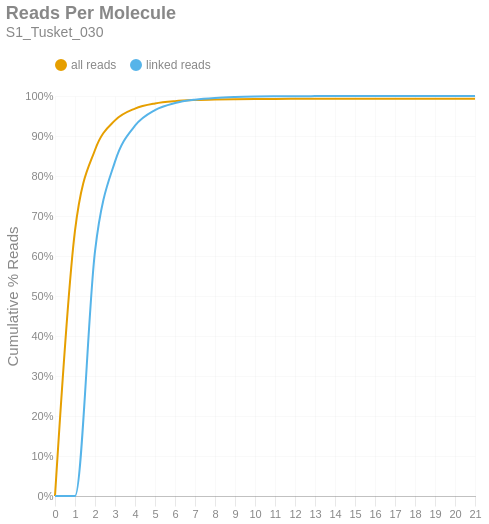

Write notebook code for a chart like this one.
### Markdown cell above
### Reads per Molecule
This chart shows the cumulative distribution of the number of reads per linked molecule. That is, how many alignments are associated with a unique molecule. This excludes the number of reads associated with invalid or absent linked-read barcodes. The `linked` histogram is the percentages recalculated when disregarding singletons.

### Code cell
if SKIPLR:
    print_html(f"Skipped")
else:
    counts = np.bincount(valids['reads'].cast(pl.Int64).to_numpy())
    weighted = counts * np.arange(len(counts))
    all_perc = weighted / n_reads
    linked_perc = weighted / n_linked_reads
    linked_perc[1] = 0
    binned_df = pl.DataFrame({
        'readsper': list(range(len(counts))),
        'all reads (cumsum)': np.cumsum(all_perc).tolist(),
        'linked reads (cumsum)': np.cumsum(linked_perc).tolist(),
    })

    with SafeRender(binned_df):
        (
            density_plot(binned_df, 'Reads Per Molecule', samplename, 'readspmol')
            .encode(
                x=alt.X('readsper:O', title=None).axis(labelAngle=0).scale(padding=0),
                y=alt.Y('value:Q', title='Cumulative % Reads').axis(format='%').stack(False),
                color=alt.Color("key:N").scale(domain=["all reads", "linked reads"]),
                tooltip=[
                    alt.Tooltip("key:N", title="Data Type"),
                    alt.Tooltip("readsper:O", title="Reads Per Molecule"),
                    alt.Tooltip("value:Q", format=".2%", title="% Reads (Cum.)")
                ]            
            )
        ).display()

### Figure 1 — Vega-Lite specification as saved in the notebook (floating-point values rounded to 4 significant figures)
{"width": "container", "height": 400, "config": {"title": {"anchor": "start", "dy": -15, "fontSize": 18, "color": "#888888", "subtitleColor": "#888888", "subtitleFontSize": 14}, "arc": {"fill": "#0072B2"}, "axis": {"domainColor": "#888888", "domainWidth": 0.5, "gridWidth": 0.2, "grid": false, "titleFontWeight": 400, "titleFontSize": 15, "labelFontSize": 11, "labelColor": "#888888", "tickColor": "#888888", "tickWidth": 0.2, "titleColor": "#888888"}, "axisBand": {"grid": false}, "axisX": {"grid": true, "tickSize": 10, "domainCap": "round"}, "axisY": {"domain": false, "grid": true, "tickSize": 0, "domainCap": "round"}, "background": "transparent", "header": {"labelFontSize": 15, "labelColor": "#888888", "titleFontSize": 15, "titleFontWeight": 600, "titleColor": "#888888"}, "legend": {"labelFont": "sans-serif", "labelFontSize": 12, "labelColor": "#888888", "symbolSize": 100, "symbolType": "circle", "titleFontSize": 12, "titlePadding": 10, "titleColor": "#888888", "title": null, "orient": "top"}, "range": {"category": ["#E69F00", "#56B4E9", "#009E73", "#F0E442", "#0072B2", "#D55E00", "#CC79A7", "#000000"], "diverging": ["#cfe8f3", "#a2d4ec", "#73bfe2", "#46abdb", "#1696d2", "#12719e"]}, "area": {"fill": "#0072B2", "fillOpacity": 0.7, "line": true, "strokeOpacity": 0.7}, "line": {"color": "#0072B2", "stroke": "#0072B2", "strokeWidth": 2}, "trail": {"color": "#0072B2", "stroke": "#0072B2", "strokeWidth": 0, "size": 1}, "point": {"filled": true, "fillOpacity": 1.0, "size": 95}, "text": {"color": "#888888", "fontSize": 11, "align": "right", "fontWeight": 400, "size": 11}, "bar": {"fill": "#0072B2", "stroke": null}, "view": {"stroke": null, "continuousWidth": 660, "continuousHeight": 400}}, "data": {"name": "data-4ac4665f0acde7f703bccbde56286cf0"}, "mark": {"type": "line", "interpolate": "monotone", "point": {"opacity": 0, "size": 275}}, "encoding": {"color": {"field": "key", "scale": {"domain": ["all reads", "linked reads"]}, "type": "nominal"}, "tooltip": [{"field": "key", "title": "Data Type", "type": "nominal"}, {"field": "readsper", "title": "Reads Per Molecule", "type": "ordinal"}, {"field": "value", "format": ".2%", "title": "% Reads (Cum.)", "type": "quantitative"}], "x": {"axis": {"labelAngle": 0}, "field": "readsper", "scale": {"padding": 0}, "title": null, "type": "ordinal"}, "y": {"axis": {"format": "%"}, "field": "value", "stack": false, "title": "Cumulative % Reads", "type": "quantitative"}}, "params": [{"name": "param_c36ac31b6afebe62", "select": {"type": "point", "fields": ["key"]}, "bind": "legend"}], "title": {"text": "Reads Per Molecule", "subtitle": "S1_Tusket_030"}, "transform": [{"fold": ["all reads (cumsum)", "linked reads (cumsum)"]}, {"calculate": "replace(datum.key, ' (cumsum)', '')", "as": "key"}, {"filter": {"param": "param_c36ac31b6afebe62"}}], "usermeta": {"embedOptions": {"downloadFileName": "S1_Tusket_030.readspmol"}}, "$schema": "https://vega.github.io/schema/vega-lite/v6.1.0.json", "datasets": {"data-4ac4665f0acde7f703bccbde56286cf0": [{"readsper": 0, "all reads (cumsum)": 0.0, "linked reads (cumsum)": 0.0}, {"readsper": 1, "all reads (cumsum)": 0.6635, "linked reads (cumsum)": 0.0}, {"readsper": 2, "all reads (cumsum)": 0.8651, "linked reads (cumsum)": 0.6117}, {"readsper": 3, "all reads (cumsum)": 0.939, "linked reads (cumsum)": 0.836}, {"readsper": 4, "all reads (cumsum)": 0.9685, "linked reads (cumsum)": 0.9257}, {"readsper": 5, "all reads (cumsum)": 0.9814, "linked reads (cumsum)": 0.9646}, {"readsper": 6, "all reads (cumsum)": 0.9872, "linked reads (cumsum)": 0.9823}, {"readsper": 7, "all reads (cumsum)": 0.99, "linked reads (cumsum)": 0.9908}, {"readsper": 8, "all reads (cumsum)": 0.9914, "linked reads (cumsum)": 0.9952}, {"readsper": 9, "all reads (cumsum)": 0.9922, "linked reads (cumsum)": 0.9974}, {"readsper": 10, "all reads (cumsum)": 0.9925, "linked reads (cumsum)": 0.9985}, {"readsper": 11, "all reads (cumsum)": 0.9927, "linked reads (cumsum)": 0.9992}, {"readsper": 12, "all reads (cumsum)": 0.9929, "linked reads (cumsum)": 0.9995}, {"readsper": 13, "all reads (cumsum)": 0.9929, "linked reads (cumsum)": 0.9997}, {"readsper": 14, "all reads (cumsum)": 0.993, "linked reads (cumsum)": 0.9998}, {"readsper": 15, "all reads (cumsum)": 0.993, "linked reads (cumsum)": 0.9999}, {"readsper": 16, "all reads (cumsum)": 0.993, "linked reads (cumsum)": 0.9999}, {"readsper": 17, "all reads (cumsum)": 0.993, "linked reads (cumsum)": 1.0}, {"readsper": 18, "all reads (cumsum)": 0.993, "linked reads (cumsum)": 1.0}, {"readsper": 19, "all reads (cumsum)": 0.993, "linked reads (cumsum)": 1.0}, {"readsper": 20, "all reads (cumsum)": 0.993, "linked reads (cumsum)": 1.0}, {"readsper": 21, "all reads (cumsum)": 0.993, "linked reads (cumsum)": 1.0}]}}
